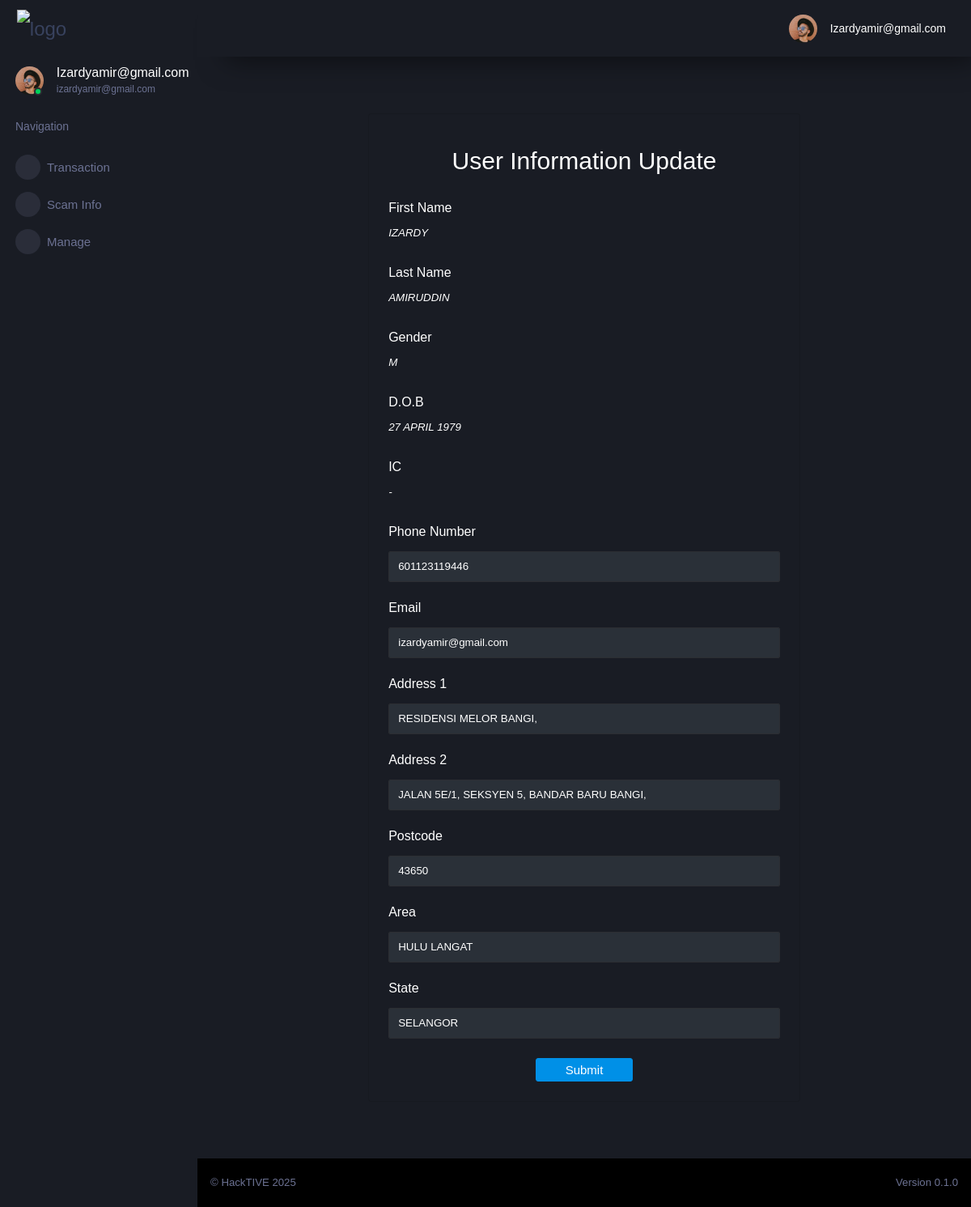
Screenshot of /auth/1/user_update (signed in) with the database file from the repository.
### tables this page shows
CREATE TABLE "cif" (
	"id"	INTEGER UNIQUE,
	"username"	TEXT NOT NULL UNIQUE,
	"password"	TEXT,
	"firstname"	TEXT,
	"lastname"	TEXT,
	"gender"	TEXT,
	"dob"	TEXT,
	"ic"	INTEGER UNIQUE,
	"phone"	INTEGER,
	"email"	TEXT UNIQUE,
	"address1"	NUMERIC,
	"address2"	TEXT,
	"postcode"	TEXT,
	"area"	TEXT,
	"state"	TEXT,
	"productNAME"	INTEGER,
	"productID"	INTEGER,
	"productID1_account"	INTEGER,
	PRIMARY KEY("id" AUTOINCREMENT)
);

### flaskr/auth.py (the view, shortened to what this page needs)
@bp.route('/<int:id>/user_update', methods=('GET', 'POST'))
def user_update(id):
    user = get_user(id)
    return render_template('auth/cif-update.html', user=user)

### flaskr/auth.py (called while the page is built)
@bp.before_app_request
def load_logged_in_user():
    user_id = session.get('user_id')
    if user_id is None:
        g.user = None
    else:
        g.user = get_db().execute(
            'SELECT * FROM cif WHERE id = ?', (user_id,)
        ).fetchone()

def get_user(id):
    user = get_db().execute(
        'SELECT *'
        ' FROM cif'
        ' WHERE id = ?',(id,)
    ).fetchone()
    if user is None:
        abort(404, f"ID {id} doesn't exist.")
    return user

### flaskr/db.py (called while the page is built)
def get_db():
    if 'db' not in g:
        g.db = sqlite3.connect(
            current_app.config['DATABASE'],
            detect_types=sqlite3.PARSE_DECLTYPES
        )
        g.db.row_factory = sqlite3.Row
    return g.db

### flaskr/templates/auth/cif-update.html (shortened to what this page needs)
{% extends "/layouts/base.html" %}
{% block content %}
  <div class="container-fluid py-5" style="width: 100%; height: calc(102vh - 66px); overflow: auto;">
    <div class="row d-flex justify-content-center align-items-center h-100">
      <div class="col-lg-9 col-xl-7">
        <div class="card rounded-3">
          <div class="card-body p-4">
            <h2 class="text-center my-3 pb-3">User Information Update</h2>
            <form action="" method="post">
              <div class="form-group row mb-4">
                <div class="col-sm-12">
                  <label class="mb-3" for="firstname" style="font-size: medium;">First Name</label><br>
                  <label style="font-size: smaller;"><i>{{ request.form['firstname'] or user['firstname'] }}</i></label>
                </div>
              </div>
              <div class="form-group row mb-4">
                <div class="col-sm-12">
                  <label class="mb-3" for="lastname" style="font-size: medium;">Last Name</label><br>
                  <label style="font-size: smaller;"><i>{{ request.form['lastname'] or user['lastname'] }}</i></label>
                </div>
              </div>
              <div class="form-group row mb-4">
                <div class="col-sm-12">
                  <label class="mb-3" for="gender" style="font-size: medium;">Gender</label><br>
                  <label style="font-size: smaller;"><i>{{ request.form['gender'] or user['gender'] }}</i></label>
                </div>
              </div>
              <div class="form-group row mb-4">
                <div class="col-sm-12">
                  <label class="mb-3" for="dob" style="font-size: medium;">D.O.B</label><br>
                  <label style="font-size: smaller;"><i>{{ request.form['dob'] or user['dob'] }}</i></label>
                </div>
              </div>
              <div class="form-group row mb-4">
                <div class="col-sm-12">
                  <label class="mb-3" for="ic" style="font-size: medium;">IC</label><br>
                  <label style="font-size: smaller;"><i>{{ request.form['ic'] or user['ic'] }}</i></label>
                </div>
              </div>
              <div class="form-group row mb-4">
                <div class="col-sm-12">
                  <label class="mb-3" for="phone" style="font-size: medium;">Phone Number</label><br>
                  <input name="phone" id="phone" type="tel" class="form-control" style="font-size: smaller;" value="{{ request.form['phone'] or user['phone'] }}" required>
                </div>
              </div>
              <div class="form-group row mb-4">
                <div class="col-sm-12">
                  <label class="mb-3" for="email" style="font-size: medium;">Email</label><br>
                  <input name="email" id="email" type="email" class="form-control" style="font-size: smaller;" value="{{ request.form['email'] or user['email'] }}" required>
                </div>
              </div>
              <div class="form-group row mb-4">
                <div class="col-sm-12">
                  <label class="mb-3" for="address1" style="font-size: medium;">Address 1</label><br>
                  <input name="address1" id="address1" type="text" class="form-control" style="font-size: smaller;" value="{{ request.form['address1'] or user['address1'] }}" required>
                </div>
              </div>
              <div class="form-group row mb-4">
                <div class="col-sm-12">
                  <label class="mb-3" for="address2" style="font-size: medium;">Address 2</label><br>
                  <input name="address2" id="address2" type="text" class="form-control" style="font-size: smaller;" value="{{ request.form['address2'] or user['address2'] }}" required>
                </div>
              </div>
              <div class="form-group row mb-4">
                <div class="col-sm-12">
                  <label class="mb-3" for="postcode" style="font-size: medium;">Postcode</label><br>
                  <input name="postcode" id="postcode" type="number" class="form-control" style="font-size: smaller;" value="{{ request.form['postcode'] or user['postcode'] }}" required>
                </div>
              </div>
              <div class="form-group row mb-4">
                <div class="col-sm-12">
                  <label class="mb-3" for="area" style="font-size: medium;">Area</label><br>
                  <input name="area" id="area" type="text" class="form-control" style="font-size: smaller;" value="{{ request.form['area'] or user['area'] }}" required>
                </div>
              </div>
              <div class="form-group row mb-4">
                <div class="col-sm-12">
                  <label class="mb-3" for="state" style="font-size: medium;">State</label><br>
                  <input name="state" id="state" type="text" class="form-control" style="font-size: smaller;" value="{{ request.form['state'] or user['state'] }}" required>
                </div>
              </div>
              <div class="text-center">
                <button type="submit" class="btn btn-primary w-25">Submit</button>
              </div>
            </form>
          </div>
        </div>
      </div>
    </div>
  </div>
{% endblock %}

### flaskr/templates/includes/sidebar.html (shortened to what this page needs)
<nav class="sidebar sidebar-offcanvas" id="sidebar">
    <div class="sidebar-brand-wrapper d-none d-lg-flex align-items-center justify-content-center fixed-top">
      <a class="sidebar-brand brand-logo" href="index.html"><img src="/static/img/P1.svg" style="width:20%;height:20%" alt="logo" /></a>
    </div>
    <ul class="nav">
      <li class="nav-item profile">
        <div class="profile-desc">
          <div class="profile-pic">
            <div class="count-indicator">
              <img class="img-xs rounded-circle " src="/static/img/faces/face15.jpg" alt="">
              <span class="count bg-success"></span>
            </div>
            <div class="profile-name">
              <h5 class="mb-0 font-weight-normal">
                {{ (g.user['username']).capitalize() }}
              </h5>
              <span>
                {{ g.user['username'] }}
              </span>
            </div>
          </div>
        </div>
      </li>
      <li class="nav-item nav-category">
        <span class="nav-link">Navigation</span>
      </li>
      <li class="nav-item menu-items">
        <a class="nav-link" data-toggle="collapse" href="#transaction" aria-expanded="false" aria-controls="transaction">
          <span class="menu-icon">
          </span>
          <span class="menu-title">Transaction</span>
          <i class="menu-arrow"></i>
        </a>
      </li>
      <li class="nav-item menu-items">
        <a class="nav-link" data-toggle="collapse" href="#scam-info" aria-expanded="false" aria-controls="scam-info">
          <span class="menu-icon">
          </span>
          <span class="menu-title">Scam Info</span>
          <i class="menu-arrow"></i>
        </a>
      </li>
      <li class="nav-item menu-items">
        <a class="nav-link" data-toggle="collapse" href="#manage" aria-expanded="false" aria-controls="manage">
          <span class="menu-icon">
          </span>
          <span class="menu-title">Manage</span>
          <i class="menu-arrow"></i>
        </a>
      </li>
    </ul>
  </nav>

### flaskr/templates/includes/navigation.html (shortened to what this page needs)
<nav class="navbar p-0 fixed-top d-flex flex-row">
    <div class="navbar-menu-wrapper flex-grow d-flex align-items-stretch">
      <button class="navbar-toggler navbar-toggler align-self-center" type="button" data-toggle="minimize">
      </button>
      <ul class="navbar-nav navbar-nav-right">
        <li class="nav-item dropdown">
          <a class="nav-link" id="profileDropdown" href="#" data-toggle="dropdown">
            <div class="navbar-profile">
              <img class="img-xs rounded-circle" src="/static/img/faces/face15.jpg" alt="">
              <p class="mb-0 d-none d-sm-block navbar-profile-name">
                {{ (g.user['username']).capitalize() }}
              </p>
            </div>
          </a>
        </li>
      </ul>
    </div>
  </nav>

### rows the page displays
cif: username "Izardyamir@gmail.com", user.username "izardyamir@gmail.com", firstname "IZARDY", lastname "AMIRUDDIN", gender "M", dob "27 APRIL 1979", ic "-", phone "601123119446", email "izardyamir@gmail.com", address1 "RESIDENSI MELOR BANGI,", address2 "JALAN 5E/1, SEKSYEN 5, BANDAR BARU BANGI,", postcode "43650", area "HULU LANGAT", state "SELANGOR"
